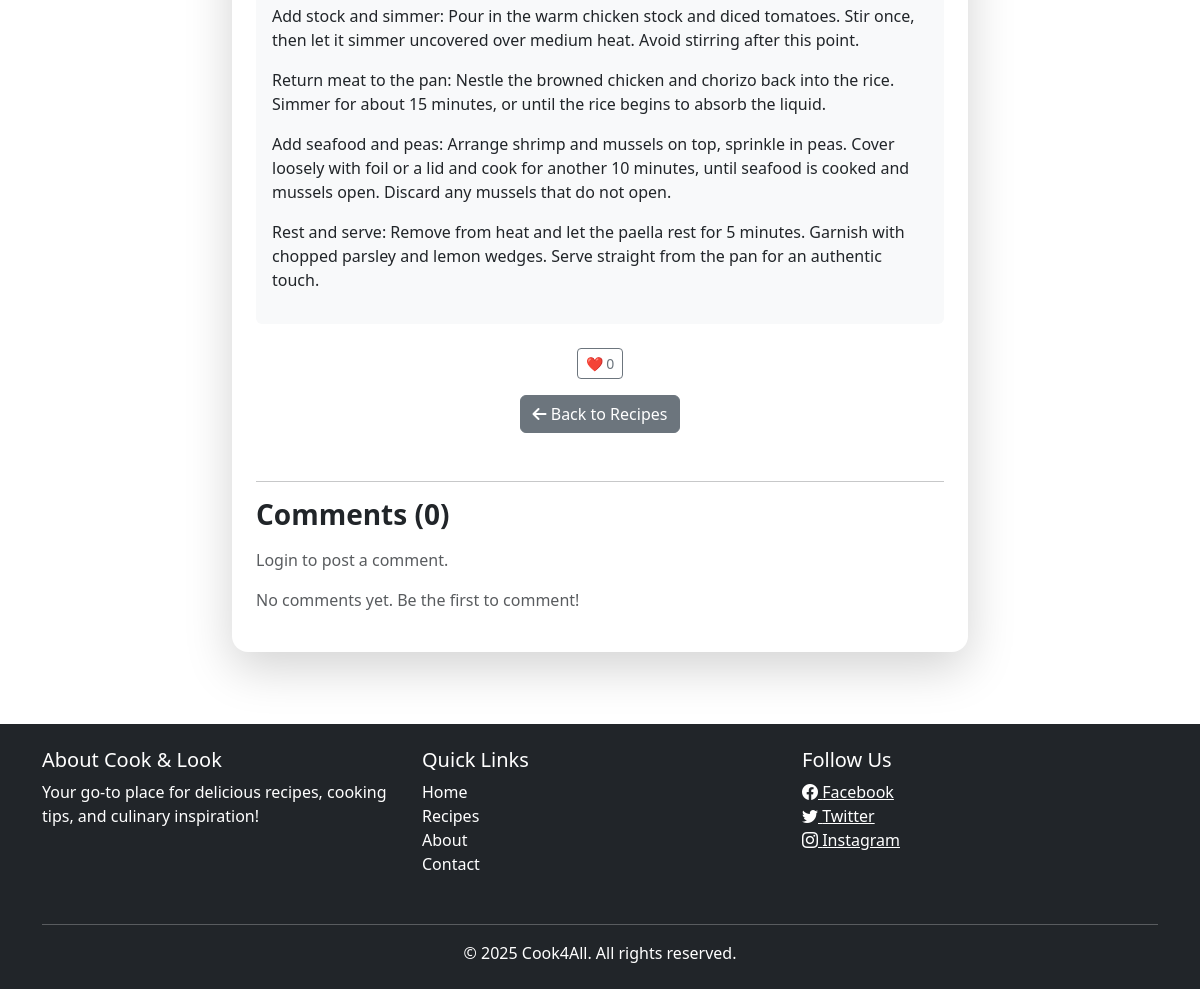
Before: /recipes/1/ (lower part) with the older database file.
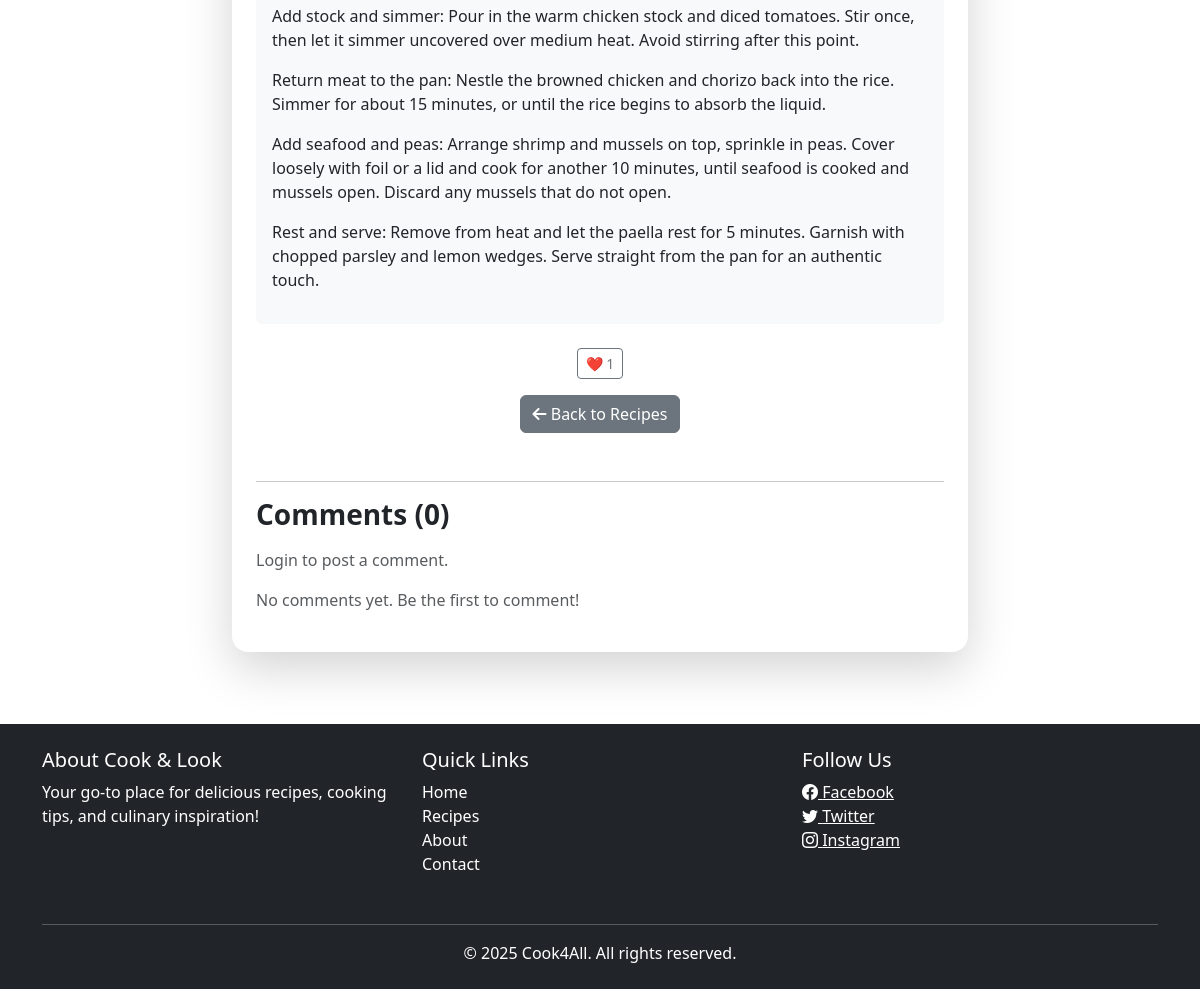
After: the same page with the newer database file.
### recipes/models.py (models this page shows, shortened)
class Recipe(models.Model):
    author = models.ForeignKey(User, on_delete=models.CASCADE, related_name="recipes")
    title = models.CharField(max_length=200)
    description = models.TextField()
    ingredients = models.TextField()
    instructions = models.TextField()
    image = CloudinaryField('image', blank=True, null=True)
    created_at = models.DateTimeField(auto_now_add=True)
    likes = models.ManyToManyField(User, related_name="liked_recipes", blank=True)
    saved_by = models.ManyToManyField(User, related_name="saved_recipes", blank=True)
    def total_likes(self):
        return self.likes.count()

### recipes/views.py (the view)
# urls.py: path("<int:pk>/", RecipeDetailView.as_view(), name="recipe_detail"),
class RecipeDetailView(DetailView):
    model = Recipe
    template_name = "recipes/recipe_detail.html"
    context_object_name = "recipe"

### recipes/templates/recipes/recipe_detail.html (shortened to what this page needs)
{% extends 'base.html' %}
{% load static %}
{% load humanize %}
{% block content %}
<link rel="stylesheet" href="{% static 'recipes/recipe_detail.css' %}">
<div class="container mt-5">
    <div class="row justify-content-center">
        <div class="col-lg-8">
            <div class="card shadow-lg border-0 rounded-4 mb-4">
                <div class="card-body p-4">
                    <div class="bg-light p-3 rounded">
                        {{ recipe.instructions|linebreaks }}
                    </div>
                    <div class="mt-4 text-center">
                        {% if user.is_authenticated %}
                        <form action="{% url 'recipe_like' recipe.pk %}" method="post" class="d-inline">
                            {% csrf_token %}
                            <button type="submit" class="btn btn-outline-danger btn-sm">
                                ❤️ {{ recipe.total_likes }}
                            </button>
                        </form>
                        {% else %}
                        <span class="btn btn-outline-secondary btn-sm">
                            ❤️ {{ recipe.total_likes }}
                        </span>
                        {% endif %}
                    </div>
                    <div class="mt-3 text-center mb-5">
                        <a href="{% url 'recipe_list' %}" class="btn btn-secondary">
                            <i class="fa-solid fa-arrow-left"></i> Back to Recipes
                        </a>
                    </div>
                    <hr>
                    <h3 class="fw-semibold mb-3">Comments ({{ recipe.comments.count }})</h3>
                    {% if user.is_authenticated %}
                    <form action="{% url 'add_comment' recipe.pk %}" method="post" class="mb-4">
                        {% csrf_token %}
                        <div class="mb-2">
                            <textarea name="content" class="form-control" rows="3" placeholder="Write a comment..."></textarea>
                        </div>
                        <button type="submit" class="btn btn-secondary btn-sm">Post Comment</button>
                    </form>
                    {% else %}
                    <p class="text-muted">Login to post a comment.</p>
                    {% endif %}
                    <div class="list-group">
                        {% for comment in recipe.comments.all|dictsortreversed:"created_at" %}
                        <div class="list-group-item d-flex justify-content-between align-items-start">
                            <div>
                                <strong>{{ comment.author.username }}</strong>
                                <small class="text-muted"> • {{ comment.created_at|naturaltime }}</small>
                                <p class="mb-0">{{ comment.content }}</p>
                            </div>
                            {% if user == comment.author %}
                            <div>
                                <form action="{% url 'delete_comment' recipe.pk comment.id %}" method="post">
                                    {% csrf_token %}
                                    <button type="submit" class="btn btn-outline-danger btn-sm">Delete</button>
                                </form>
                            </div>
                            {% endif %}
                        </div>
                        {% empty %}
                        <p class="text-muted">No comments yet. Be the first to comment!</p>
                        {% endfor %}
                    </div>
                </div>
            </div>
        </div>
    </div>
</div>
{% endblock %}

### templates/base.html (shortened to what this page needs)
{% load static %}
<!DOCTYPE html>
<html lang="en">
<head>
    <link href="https://cdn.jsdelivr.net/npm/bootstrap@5.3.3/dist/css/bootstrap.min.css" rel="stylesheet" />
    <link rel="stylesheet" href="https://cdn.jsdelivr.net/npm/bootstrap-icons@1.11.1/font/bootstrap-icons.css" />
    <link rel="stylesheet" href="{% static 'home/style.css' %}" />
</head>
<body>
    <main>{% block content %}{% endblock %}</main>
    <footer class="bg-dark text-white mt-5">
        <div class="container py-4">
            <div class="row">
                <div class="col-md-4 mb-3">
                    <h5>About Cook & Look</h5>
                    <p>
                        Your go-to place for delicious recipes, cooking tips, and culinary
                        inspiration!
                    </p>
                </div>
                <div class="col-md-4 mb-3">
                    <h5>Quick Links</h5>
                    <ul class="list-unstyled">
                        <li>
                            <a href="/" class="text-white text-decoration-none">Home</a>
                        </li>
                        <li>
                            <a href="#" class="text-white text-decoration-none">Recipes</a>
                        </li>
                        <li>
                            <a href="#" class="text-white text-decoration-none">About</a>
                        </li>
                        <li>
                            <a href="#" class="text-white text-decoration-none">Contact</a>
                        </li>
                    </ul>
                </div>
                <div class="col-md-4 mb-3">
                    <h5>Follow Us</h5>
                    <a href="#" class="text-white me-3"><i class="bi bi-facebook"></i> Facebook</a><br />
                    <a href="#" class="text-white me-3"><i class="bi bi-twitter"></i> Twitter</a><br />
                    <a href="#" class="text-white"><i class="bi bi-instagram"></i> Instagram</a>
                </div>
            </div>
            <hr class="bg-white" />
            <div class="text-center">
                &copy; 2025 Cook4All. All rights reserved.
            </div>
        </div>
    </footer>
</body>
</html>

Changed rows visible on the page:
changed Recipe: total_likes "0" → "1"
